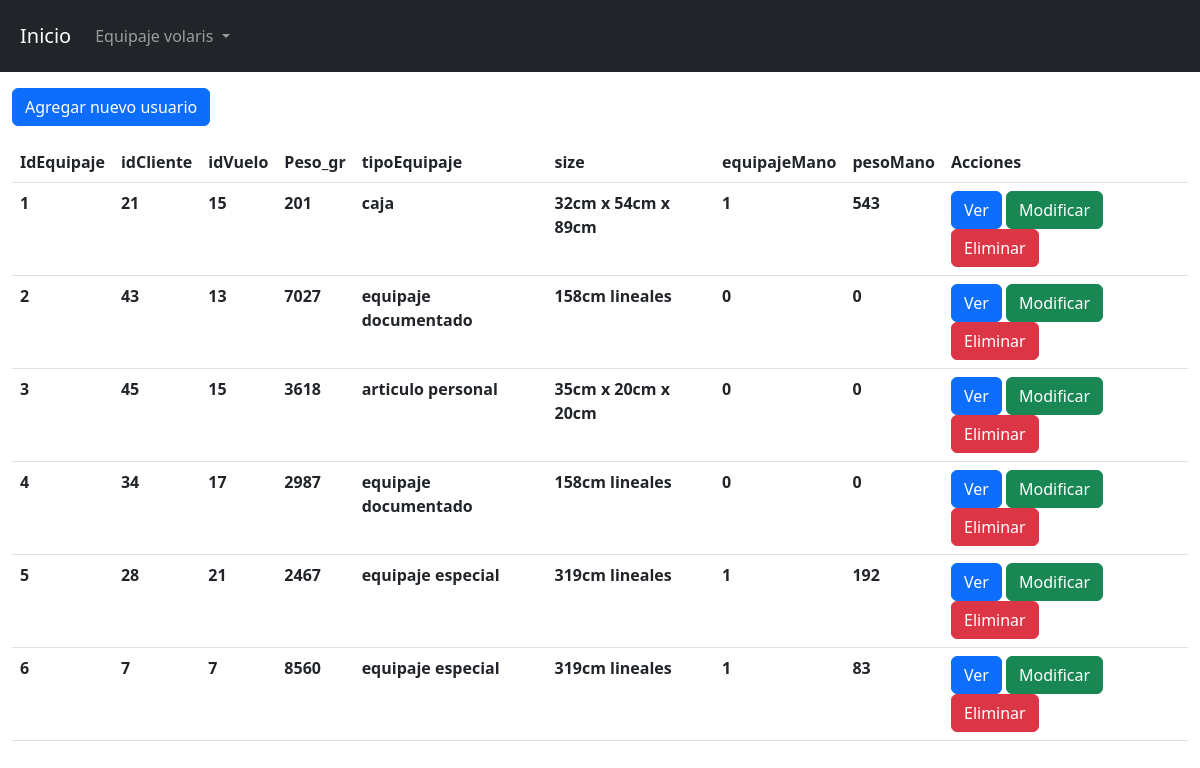
/view/username/index.php, run on the app's committed database.
### tables this page shows
CREATE TABLE `tbl_equipaje` (
  `idEquipaje` int(50) NOT NULL,
  `idCliente` int(50) NOT NULL,
  `idVuelo` int(50) NOT NULL,
  `Peso_gr` int(50) NOT NULL,
  `tipoEquipaje` varchar(50) NOT NULL,
  `size` varchar(30) NOT NULL,
  `equipajeMano` tinyint(1) NOT NULL,
  `pesoMano` int(50) NOT NULL
);

### config/db.php (called while the page is built)
<?php
    class db{
        private $host= "localhost";
        private $dbname="bd_volaris";
        private $user="root";
        private $password="";
        public function conexion(){
            try{
                $PDO = new PDO("mysql:host=".$this->host.";dbname=".$this->dbname,$this->user,$this->password);
                return $PDO;
            }catch(PDOException $e){
                return $e->getMessage();
            }
        }
    }
?>

### controller/usernameController.php (called while the page is built, shortened)
<?php
    class usernameController{
        private $model;
        public function __construct()
        {
            require_once("c://xampp/htdocs/proyecto/model/usernameModel.php");
            $this->model = new bd_volarisModel();
        }
        public function index(){
            return ($this->model->index()) ? $this->model->index() : false;
        }
    }
?>

### model/usernameModel.php (called while the page is built, shortened)
<?php
    class bd_volarisModel{
        private $PDO;
        public function __construct()
        {
            require_once("c://xampp/htdocs/proyecto/config/db.php");
            $con = new db();
            $this->PDO = $con->conexion();
        }
        public function index(){
            $stament = $this->PDO->prepare("SELECT * FROM tbl_equipaje");
            return ($stament->execute()) ? $stament->fetchAll() : false;
        }
    }
?>

### view/username/index.php (the view, shortened to what this page needs)
<?php
    require_once("c://xampp/htdocs/proyecto/view/head/head.php");
    require_once("c://xampp/htdocs/proyecto/controller/usernameController.php");
    $obj = new usernameController();
    $rows = $obj->index();
?>
<div class="mb-3">
    <a href="/proyecto/view/username/create.php" class="btn btn-primary">Agregar nuevo usuario</a>
</div>
<table class="table">
    <thead>
        <tr>
            <th scope="col">IdEquipaje</th>
            <th scope="col">idCliente</th>
            <th scope="col">idVuelo</th>
            <th scope="col">Peso_gr</th>
            <th scope="col">tipoEquipaje</th>
            <th scope="col">size</th>
            <th scope="col">equipajeMano</th>
            <th scope="col">pesoMano</th>
            <th scope="col">Acciones</th>
        </tr>
    </thead>
    <tbody>
        <?php if($rows): ?>
            <?php foreach($rows as $row): ?>
                <tr>
                    <th><?= $row[0] ?></th>
                    <th><?= $row[1] ?></th>
                    <th><?= $row[2] ?></th>
                    <th><?= $row[3] ?></th>
                    <th><?= $row[4] ?></th>
                    <th><?= $row[5] ?></th>
                    <th><?= $row[6] ?></th>
                    <th><?= $row[7] ?></th>
                    <th>
                        <a href="show.php?id=<?= $row[0]?>" class="btn btn-primary">Ver</a>
                        <a href="edit.php?id=<?= $row[0]?>" class="btn btn-success">Modificar</a>
                        <a class="btn btn-danger" data-bs-toggle="modal" data-bs-target="#id<?=$row[0]?>">Eliminar</a>
                    </th>
                </tr>
            <?php endforeach; ?>
        <?php else: ?>
            <tr>
                <td colspan="9" class="text-center">No hay registros actualmente</td>
            </tr>
        <?php endif; ?>
    </tbody>
</table>
<?php
    require_once("c://xampp/htdocs/proyecto/view/head/footer.php");
?>

### view/head/head.php (shortened to what this page needs)
<!doctype html>
<html lang="en">
  <head>
    <link href="https://cdn.jsdelivr.net/npm/bootstrap@5.2.1/dist/css/bootstrap.min.css" rel="stylesheet">
  </head>
  <body>
    <div class="container-fluid bg-dark p-2 mb-3">
    <nav class="navbar navbar-expand-lg navbar-dark bg-dark">
        <div class="container-fluid">
            <a class="navbar-brand" href="/proyecto/index.php">Inicio</a>
            <div class="collapse navbar-collapse" id="navbarNavDropdown">
            <ul class="navbar-nav">
                <li class="nav-item dropdown">
                <a class="nav-link dropdown-toggle" href="#" role="button" data-bs-toggle="dropdown" aria-expanded="false">
                    Equipaje volaris
                </a>
                </li>
            </ul>
            </div>
        </div>
    </nav>
    </div>
<div class="container-fluid">

### view/head/footer.php (shortened to what this page needs)
</div>
  </body>
</html>

### data on the page
tbl_equipaje: idEquipaje "1", idCliente "21", idVuelo "15", Peso_gr "201", tipoEquipaje "caja", size "32cm x 54cm x 89cm", equipajeMano "1", pesoMano "543"
tbl_equipaje: idEquipaje "2", idCliente "43", idVuelo "13", Peso_gr "7027", tipoEquipaje "equipaje documentado", size "158cm lineales", equipajeMano "0", pesoMano "0"
tbl_equipaje: idEquipaje "3", idCliente "45", idVuelo "15", Peso_gr "3618", tipoEquipaje "articulo personal", size "35cm x 20cm x 20cm", equipajeMano "0", pesoMano "0"
tbl_equipaje: idEquipaje "4", idCliente "34", idVuelo "17", Peso_gr "2987", tipoEquipaje "equipaje documentado", size "158cm lineales", equipajeMano "0", pesoMano "0"
tbl_equipaje: idEquipaje "5", idCliente "28", idVuelo "21", Peso_gr "2467", tipoEquipaje "equipaje especial", size "319cm lineales", equipajeMano "1", pesoMano "192"
tbl_equipaje: idEquipaje "6", idCliente "7", idVuelo "7", Peso_gr "8560", tipoEquipaje "equipaje especial", size "319cm lineales", equipajeMano "1", pesoMano "83"
